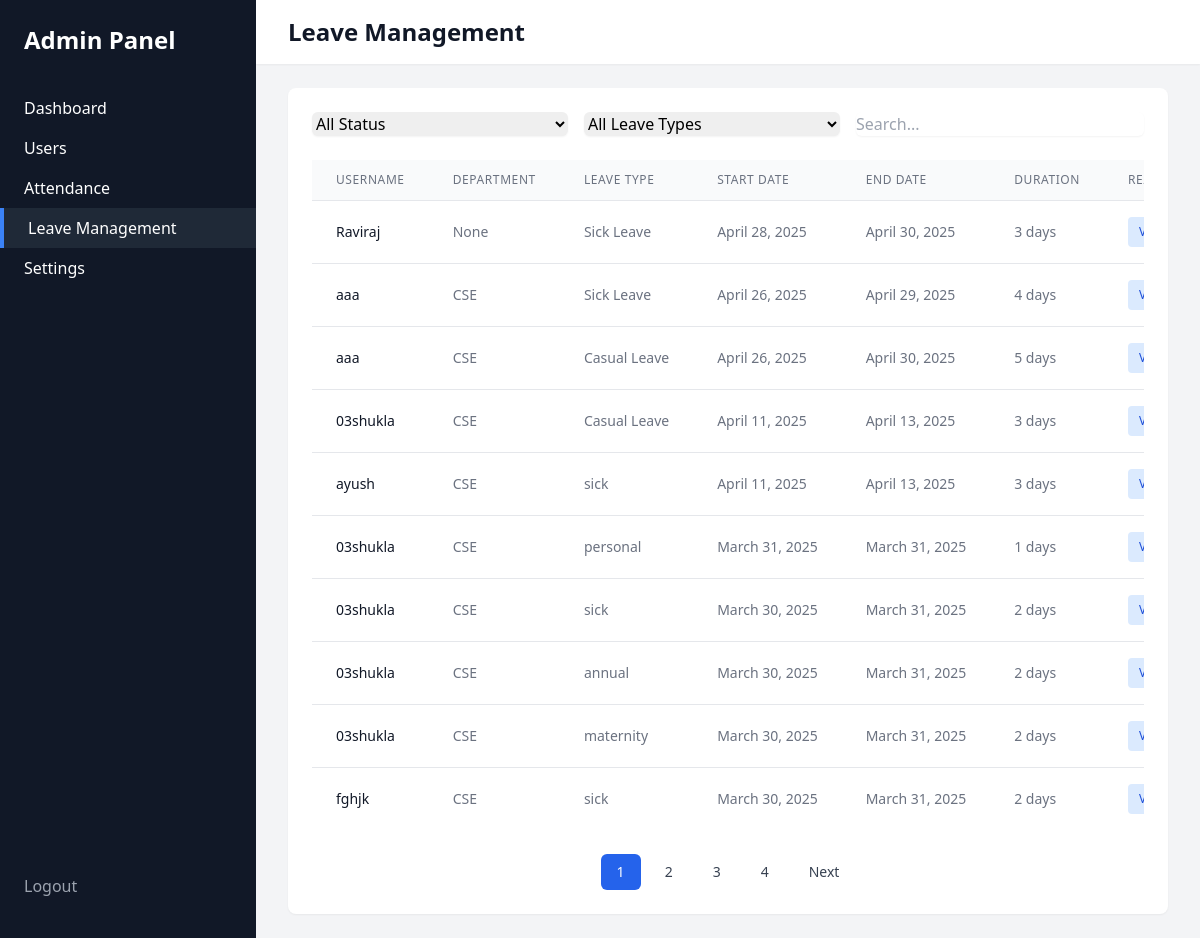
The page /custom-admin/leave-management/ (signed in) on the database its author committed.
### attendance/models.py (models this page shows, shortened)
class LeaveRequest(models.Model):
    LEAVE_CHOICES = [
        ('Sick Leave', 'Sick Leave'),
        ('Casual Leave', 'Casual Leave'),
        ('Earned Leave', 'Earned Leave'),
    ]
    user = models.ForeignKey(User, on_delete=models.CASCADE)
    leave_type = models.CharField(max_length=50, choices=LEAVE_CHOICES)
    start_date = models.DateField()
    end_date = models.DateField()
    reason = models.TextField()
    status = models.CharField(max_length=20, default='Pending')  # Pending, Approved, Rejected

class Profile(models.Model):
    DEPARTMENT_CHOICES = [
        ('CSE', 'Computer Science'),
        ('ECE', 'Electronics & Communication'),
        ('ME', 'Mechanical Engineering'),
        ('CE', 'Civil Engineering'),
        ('EE', 'Electrical Engineering'),
    ]
    SECTION_CHOICES = [
        ('A', 'Section A'),
        ('B', 'Section B'),
        ('C', 'Section C'),
    ]
    user = models.OneToOneField(User, on_delete=models.CASCADE)
    enrollment_number = models.CharField(max_length=20, unique=True, null=True, blank=True)
    department = models.CharField(max_length=50, choices=DEPARTMENT_CHOICES, null=True, blank=True)
    semester = models.IntegerField(null=True, blank=True)
    section = models.CharField(max_length=1, choices=SECTION_CHOICES, null=True, blank=True)
    phone_number = models.CharField(max_length=15, null=True, blank=True)
    address = models.TextField(null=True, blank=True)
    user_class = models.IntegerField(null=True, blank=True)  # For face recognition

### attendance/views_admin.py (the view, shortened to what this page needs)
# urls.py: path('custom-admin/leave-management/', views_admin.admin_leave_management, name='admin_leave_management'),
@user_passes_test(is_admin)
def admin_leave_management(request):
    status_filter = request.GET.get('status')
    leave_type_filter = request.GET.get('leave_type')
    search_query = request.GET.get('search', '')
    leave_requests = LeaveRequest.objects.all().select_related('user', 'user__profile').order_by('-start_date')
    if status_filter:
        leave_requests = leave_requests.filter(status=status_filter)
    if leave_type_filter:
        leave_requests = leave_requests.filter(leave_type=leave_type_filter)
    for leave in leave_requests:
        leave.duration = (leave.end_date - leave.start_date).days + 1
    paginator = Paginator(leave_requests, 10)  # Show 10 requests per page
    page_number = request.GET.get('page')
    leave_page = paginator.get_page(page_number)
    context = {
        'leave_requests': leave_page,
        'leave_types': LeaveRequest.LEAVE_CHOICES,
        'status_filter': status_filter,
        'leave_type_filter': leave_type_filter,
        'search_query': search_query,
    }
    return render(request, 'custom_admin/leave_management.html', context)

### attendance/views_admin.py (called while the page is built)
def is_admin(user):
    return user.is_authenticated and user.is_staff

### attendance/templates/custom_admin/leave_management.html (shortened to what this page needs)
{% extends "base_admin.html" %}
{% block content %}
<div class="min-h-screen flex bg-gray-100">
    <div class="bg-gray-900 text-white w-64 py-6 flex flex-col">
        <div class="px-6 mb-8">
            <h2 class="text-2xl font-bold">Admin Panel</h2>
        </div>
        <nav class="flex-1">
            <a href="{% url 'admin_dashboard' %}" class="block px-6 py-2 hover:bg-gray-800">Dashboard</a>
            <a href="{% url 'admin_users' %}" class="block px-6 py-2 hover:bg-gray-800">Users</a>
            <a href="{% url 'admin_attendance' %}" class="block px-6 py-2 hover:bg-gray-800">Attendance</a>
            <a href="{% url 'admin_leave_management' %}" class="block px-6 py-2 hover:bg-gray-800 bg-gray-800 border-l-4 border-blue-500">Leave Management</a>
            <a href="{% url 'admin_settings' %}" class="block px-6 py-2 hover:bg-gray-800">Settings</a>
        </nav>
        <div class="px-6 py-4">
            <a href="{% url 'admin_logout' %}" class="block text-gray-400 hover:text-white">Logout</a>
        </div>
    </div>
    <div class="flex-1 overflow-x-hidden overflow-y-auto">
        <header class="bg-white shadow-sm">
            <div class="max-w-7xl mx-auto py-4 px-4 sm:px-6 lg:px-8">
                <h1 class="text-2xl font-semibold text-gray-900">Leave Management</h1>
            </div>
        </header>
        <main class="max-w-7xl mx-auto py-6 sm:px-6 lg:px-8">
            <div class="bg-white shadow-sm rounded-lg">
                <div class="p-6">
                    <div class="flex space-x-4 mb-6">
                        <div class="w-64">
                            <select class="form-select w-full rounded-md border-gray-300 shadow-sm focus:border-blue-500 focus:ring-blue-500" id="statusFilter">
                                <option value="">All Status</option>
                            </select>
                        </div>
                        <div class="w-64">
                            <select class="form-select w-full rounded-md border-gray-300 shadow-sm focus:border-blue-500 focus:ring-blue-500" id="leaveTypeFilter">
                                <option value="">All Leave Types</option>
                            </select>
                        </div>
                        <div class="flex-1">
                            <input type="text" id="searchInput" class="form-input w-full rounded-md border-gray-300 shadow-sm focus:border-blue-500 focus:ring-blue-500" placeholder="Search...">
                        </div>
                    </div>
                    <div class="overflow-x-auto">
                        <table class="min-w-full divide-y divide-gray-200">
                            <thead class="bg-gray-50">
                                <tr>
                                    <th scope="col" class="px-6 py-3 text-left text-xs font-medium text-gray-500 uppercase tracking-wider">Username</th>
                                    <th scope="col" class="px-6 py-3 text-left text-xs font-medium text-gray-500 uppercase tracking-wider">Department</th>
                                    <th scope="col" class="px-6 py-3 text-left text-xs font-medium text-gray-500 uppercase tracking-wider">Leave Type</th>
                                    <th scope="col" class="px-6 py-3 text-left text-xs font-medium text-gray-500 uppercase tracking-wider">Start Date</th>
                                    <th scope="col" class="px-6 py-3 text-left text-xs font-medium text-gray-500 uppercase tracking-wider">End Date</th>
                                    <th scope="col" class="px-6 py-3 text-left text-xs font-medium text-gray-500 uppercase tracking-wider">Duration</th>
                                    <th scope="col" class="px-6 py-3 text-left text-xs font-medium text-gray-500 uppercase tracking-wider">Reason</th>
                                </tr>
                            </thead>
                            <tbody class="bg-white divide-y divide-gray-200">
                                {% for leave in leave_requests %}
                                <tr class="hover:bg-gray-50">
                                    <td class="px-6 py-4 whitespace-nowrap text-sm font-medium text-gray-900">{{ leave.user.username }}</td>
                                    <td class="px-6 py-4 whitespace-nowrap text-sm text-gray-500">{{ leave.user.profile.department }}</td>
                                    <td class="px-6 py-4 whitespace-nowrap text-sm text-gray-500">{{ leave.leave_type }}</td>
                                    <td class="px-6 py-4 whitespace-nowrap text-sm text-gray-500">{{ leave.start_date }}</td>
                                    <td class="px-6 py-4 whitespace-nowrap text-sm text-gray-500">{{ leave.end_date }}</td>
                                    <td class="px-6 py-4 whitespace-nowrap text-sm text-gray-500">{{ leave.duration }} days</td>
                                    <td class="px-6 py-4 whitespace-nowrap text-sm text-gray-500">
                                        <button type="button" class="inline-flex items-center px-2.5 py-1.5 border border-transparent text-xs font-medium rounded text-blue-700 bg-blue-100 hover:bg-blue-200 focus:outline-none focus:ring-2 focus:ring-offset-2 focus:ring-blue-500" data-toggle="tooltip" data-placement="top" title="{{ leave.reason }}">
                                        </button>
                                    </td>
                                </tr>
                                {% empty %}
                                <tr>
                                    <td colspan="9" class="px-6 py-4 whitespace-nowrap text-sm text-gray-500 text-center">No leave requests found.</td>
                                </tr>
                                {% endfor %}
                            </tbody>
                        </table>
                    </div>
                    {% if leave_requests.has_other_pages %}
                    <nav class="flex items-center justify-center mt-6" aria-label="Pagination">
                        <ul class="flex space-x-2">
                            {% for i in leave_requests.paginator.page_range %}
                            <li>
                                <a href="?page={{ i }}" class="relative inline-flex items-center px-4 py-2 text-sm font-medium rounded-md {% if leave_requests.number == i %}text-white bg-blue-600 hover:bg-blue-700{% else %}text-gray-700 bg-white hover:bg-gray-50{% endif %}">
                                    {{ i }}
                                </a>
                            </li>
                            {% endfor %}
                            {% if leave_requests.has_next %}
                            <li>
                                <a href="?page={{ leave_requests.next_page_number }}" class="relative inline-flex items-center px-4 py-2 text-sm font-medium rounded-md text-gray-700 bg-white hover:bg-gray-50">
                                    Next
                                </a>
                            </li>
                            {% endif %}
                        </ul>
                    </nav>
                    {% endif %}
                </div>
            </div>
        </main>
    </div>
</div>
{% endblock %}

### rows shown on the page
LeaveRequest: user.username "Raviraj", user.profile.department "None", leave_type "Sick Leave", start_date "April 28, 2025", end_date "April 30, 2025", duration "3"
LeaveRequest: user.username "aaa", user.profile.department "CSE", leave_type "Sick Leave", start_date "April 26, 2025", end_date "April 29, 2025", duration "4"
LeaveRequest: user.username "aaa", user.profile.department "CSE", leave_type "Casual Leave", start_date "April 26, 2025", end_date "April 30, 2025", duration "5"
LeaveRequest: user.username "03shukla", user.profile.department "CSE", leave_type "Casual Leave", start_date "April 11, 2025", end_date "April 13, 2025", duration "3"
LeaveRequest: user.username "ayush", user.profile.department "CSE", leave_type "sick", start_date "April 11, 2025", end_date "April 13, 2025", duration "3"
LeaveRequest: user.username "03shukla", user.profile.department "CSE", leave_type "personal", start_date "March 31, 2025", end_date "March 31, 2025", duration "1"
LeaveRequest: user.username "03shukla", user.profile.department "CSE", leave_type "sick", start_date "March 30, 2025", end_date "March 31, 2025", duration "2"
LeaveRequest: user.username "03shukla", user.profile.department "CSE", leave_type "annual", start_date "March 30, 2025", end_date "March 31, 2025", duration "2"
LeaveRequest: user.username "03shukla", user.profile.department "CSE", leave_type "maternity", start_date "March 30, 2025", end_date "March 31, 2025", duration "2"
LeaveRequest: user.username "fghjk", user.profile.department "CSE", leave_type "sick", start_date "March 30, 2025", end_date "March 31, 2025", duration "2"

### other values the page prints
{{ i }} "1" "2" "3" "4"
